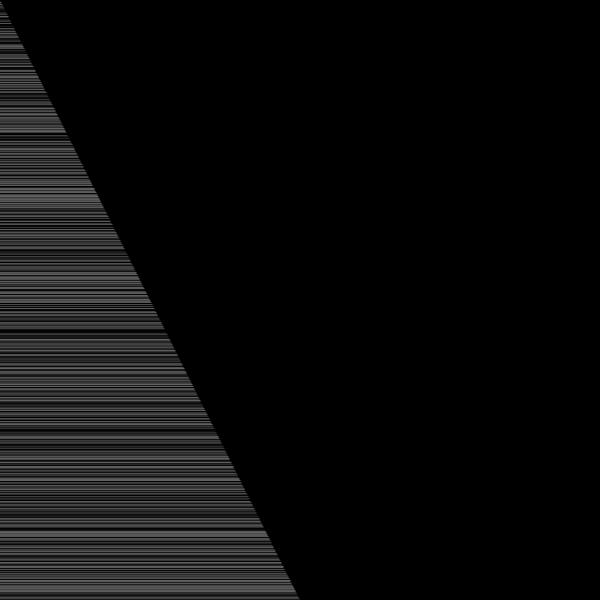
Frame 1 (no input)
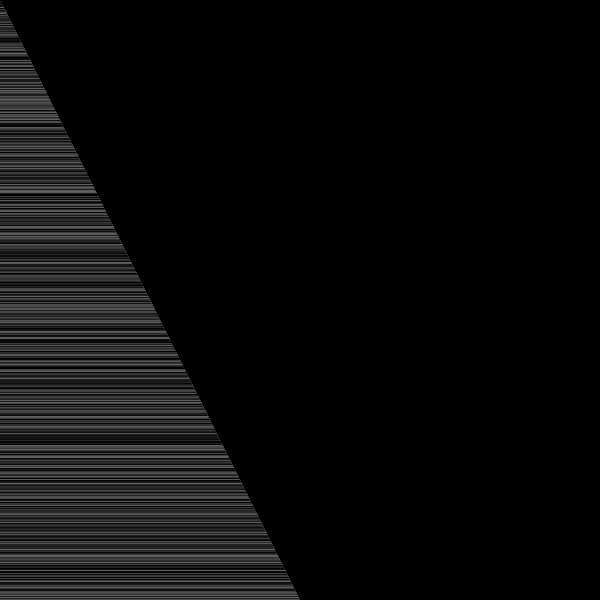
Frame 60 (the mouse pressed at the canvas centre just before this capture)
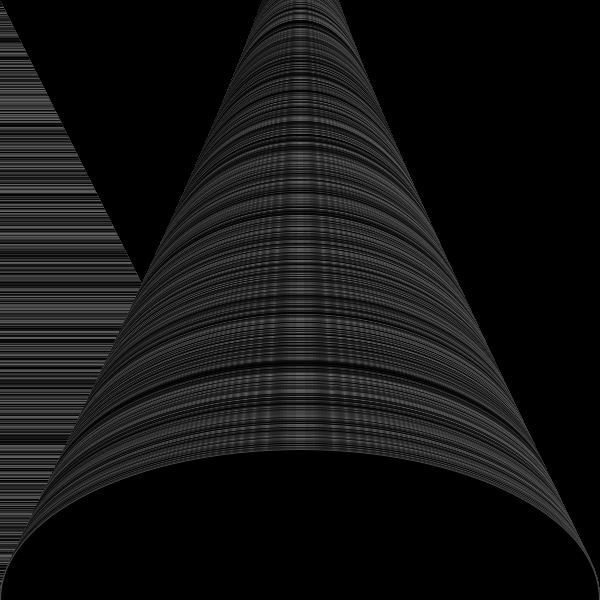
Frame 120 (the mouse held since frame 60 and released just before this capture)

The Processing sketch that drew these frames (run headless with seeded random() and noise(); from frame 60 on, the mouse is pressed at the canvas centre):

// Processing sketch: processing_184696
// ── processing_184696.pde

int counter;

void setup() {  //setup function called initially, only once
  size(600, 600);
  background(0);  //set background white
  colorMode(HSB);   //set colors to Hue, Saturation, Brightness mode
  counter = 0;
}

void draw() {  //draw function loops 
    counter++;
  noStroke();
  fill(random(0),0,0);
  
  if(mousePressed == true) { //add some interaction
    ellipse(mouseX,mouseY, 20, 20);
  }
  

  for (int i = 0; i < 600; i++) {
  float r = random(10);
  stroke(r*10);
  ellipse(mouseX,i,i,mouseY);
}
}
 
